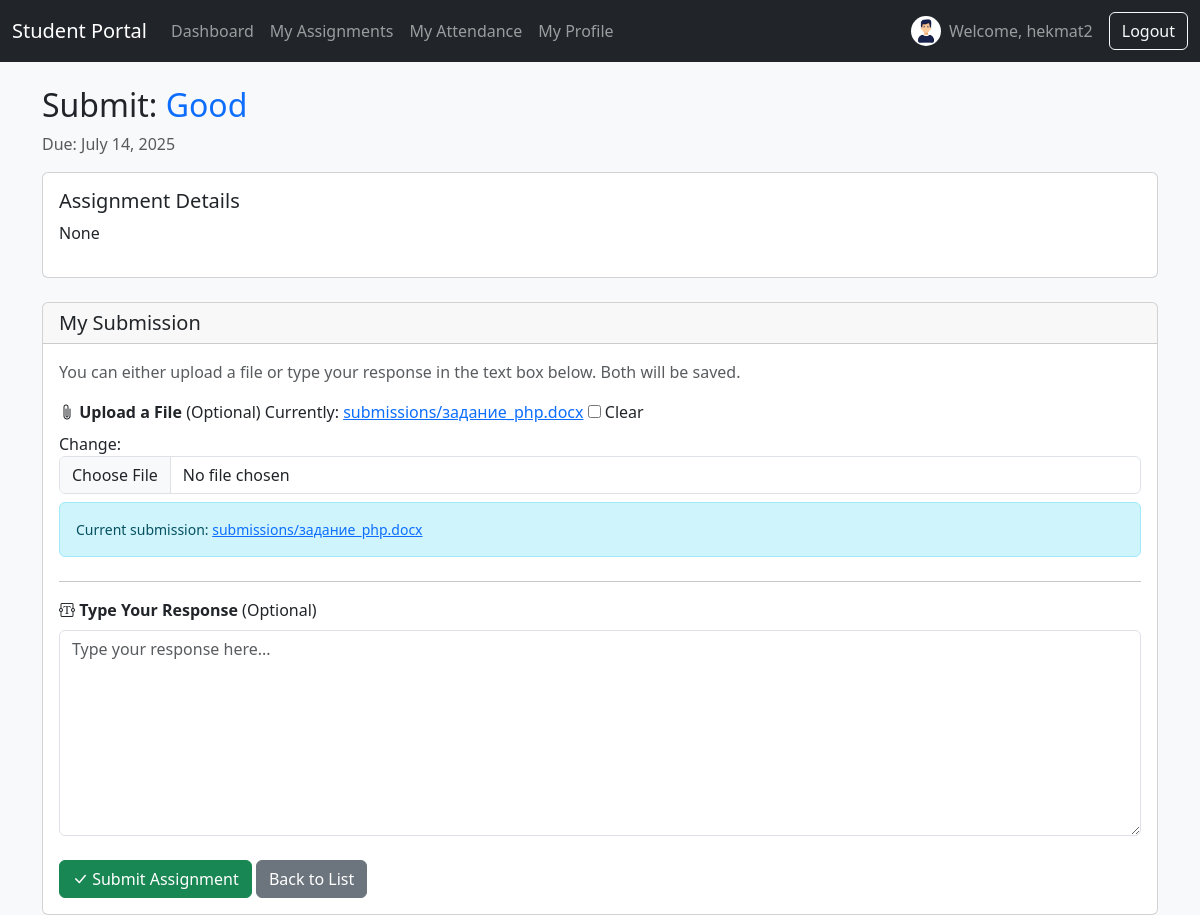
The page /portal/assignment/2/submit/ (signed in) on the database its author committed.
### students/models.py (models this page shows, shortened)
class Assignment(models.Model):
    title = models.CharField(max_length=200)
    group = models.ForeignKey(Group, on_delete=models.CASCADE, related_name='assignments')
    description = models.TextField(blank=True, null=True)
    file = models.FileField(upload_to='assignments/', blank=True, null=True)
    due_date = models.DateField(blank=True, null=True)
    created_at = models.DateTimeField(auto_now_add=True)
    class Meta:
        ordering = ['-due_date']

class Grade(models.Model):
    student = models.ForeignKey(Student, on_delete=models.CASCADE, related_name='grades')
    assignment = models.ForeignKey(Assignment, on_delete=models.CASCADE, related_name='grades')
    score = models.DecimalField(max_digits=5, decimal_places=2, blank=True, null=True)
    comment = models.TextField(blank=True, null=True)
    submission_file = models.FileField(upload_to='submissions/', blank=True, null=True)
    submission_text = models.TextField(blank=True, null=True)
    submitted_at = models.DateTimeField(null=True, blank=True)
    class Meta:
        unique_together = ('student', 'assignment') # A student gets one grade per assignment

### students/views.py (the view, shortened to what this page needs)
# urls.py: path('portal/assignment/<int:assignment_pk>/submit/', views.AssignmentSubmissionView.as_view(), name='assignment-submit'),
class AssignmentSubmissionView(StudentRequiredMixin, UpdateView):
    model = Grade
    form_class = SubmissionForm
    template_name = 'students/portal/submission_form.html'
    def get_object(self, queryset=None):
        assignment_pk = self.kwargs.get('assignment_pk')
        assignment = Assignment.objects.get(pk=assignment_pk)
        if self.student.group != assignment.group:
            from django.http import Http404
            raise Http404("Assignment not found for your group.")
        obj, created = Grade.objects.get_or_create(
            student=self.student,
            assignment=assignment,
        )
        return obj
    def get_context_data(self, **kwargs):
        context = super().get_context_data(**kwargs)
        context['assignment'] = self.object.assignment
        return context

### students/forms.py
class SubmissionForm(forms.ModelForm):
    class Meta:
        model = Grade
        fields = ['submission_file', 'submission_text']
        widgets = {
            'submission_file': forms.ClearableFileInput(attrs={'class': 'form-control'}),
            'submission_text': forms.Textarea(attrs={'class': 'form-control', 'rows': 8, 'placeholder': 'Type your response here...'}),
        }

### students/context_processors.py (called while the page is built)
def student_profile_picture(request):
    if request.user.is_authenticated and not request.user.is_superuser:
        try:
            student = Student.objects.get(user=request.user)
            return {'student_photo_url': student.photo.url}
        except Student.DoesNotExist:
            return {}
    return {}

### students/views.py (called while the page is built)
    def dispatch(self, request, *args, **kwargs):
        if not request.user.is_authenticated:
            return self.handle_no_permission()
        if request.user.is_superuser:
            messages.warning(request, "This page is for students only.")
            return redirect('dashboard')
        try:
            self.student = Student.objects.get(user=request.user)
        except Student.DoesNotExist:
            logout(request)
            messages.error(request, "Your student profile could not be found. Please contact your teacher.")
            return redirect('login')
        return super().dispatch(request, *args, **kwargs)

### students/templates/students/portal/submission_form.html (shortened to what this page needs)
{% extends 'students/base.html' %}
{% block content %}
<h2>Submit: <span class="text-primary">{{ assignment.title }}</span></h2>
<p class="text-muted">Due: {{ assignment.due_date|date:"F d, Y" }}</p>
<div class="card mb-4">
    <div class="card-body">
        <h5 class="card-title">Assignment Details</h5>
        <p>{{ assignment.description|linebreaksbr }}</p>
    </div>
</div>
<div class="card">
    <div class="card-header">
        <h5 class="mb-0">My Submission</h5>
    </div>
    <div class="card-body">
        <p class="text-muted">You can either upload a file or type your response in the text box below. Both will be saved.</p>
        <form method="post" enctype="multipart/form-data">
            <div class="mb-4">
                <label for="{{ form.submission_file.id_for_label }}" class="form-label">
                    <i class="bi bi-paperclip"></i> <strong>Upload a File</strong> (Optional)
                </label>
                {{ form.submission_file }}
                {% if object.submission_file %}
                    <div class="mt-2 alert alert-info small">
                        Current submission: <a href="{{ object.submission_file.url }}">{{ object.submission_file.name }}</a>
                    </div>
                {% endif %}
            </div>
            <hr>
            <div class="mb-3">
                <label for="{{ form.submission_text.id_for_label }}" class="form-label">
                    <i class="bi bi-textarea-t"></i> <strong>Type Your Response</strong> (Optional)
                </label>
                {{ form.submission_text }}
            </div>
            <div class="mt-4">
                <button type="submit" class="btn btn-success"><i class="bi bi-check-lg"></i> Submit Assignment</button>
                <a href="{% url 'student-assignments' %}" class="btn btn-secondary">Back to List</a>
            </div>
        </form>
    </div>
</div>
{% endblock %}

### students/templates/students/base.html (shortened to what this page needs)
<!DOCTYPE html>
<html lang="en">
  <head>
    <link
      href="https://cdn.jsdelivr.net/npm/bootstrap@5.3.2/dist/css/bootstrap.min.css"
      rel="stylesheet"
    />
    <link
      rel="stylesheet"
      href="https://cdn.jsdelivr.net/npm/bootstrap-icons@1.11.1/font/bootstrap-icons.css"
    />
  </head>
  <body class="bg-light">
    {% if user.is_authenticated %}
    <nav class="navbar navbar-expand-lg navbar-dark bg-dark">
        <div class="container-fluid">
            {% if user.is_superuser %}
                <a class="navbar-brand" href="{% url 'dashboard' %}">Teacher Dashboard</a>
            {% else %}
                <a class="navbar-brand" href="{% url 'student-dashboard' %}">Student Portal</a>
            {% endif %}
            <div class="collapse navbar-collapse" id="navbarNav">
                <ul class="navbar-nav me-auto mb-2 mb-lg-0">
                    {% if user.is_superuser %}
                        <li class="nav-item">
                            <a class="nav-link" href="{% url 'student-list' %}">Students</a>
                        </li>
                        <li class="nav-item">
                            <a class="nav-link" href="{% url 'group-list' %}">Groups</a>
                        </li>
                        <li class="nav-item">
                            <a class="nav-link" href="{% url 'assignment-list' %}">Assignments</a>
                        </li>
                        <li class="nav-item">
                            <a class="nav-link" href="{% url 'announcement-list' %}">Announcements</a>
                        </li>
                        <li class="nav-item">
                            <a class="nav-link" href="{% url 'attendance' %}">Attendance</a>
                        </li>
                    {% else %}
                        <li class="nav-item">
                            <a class="nav-link" href="{% url 'student-dashboard' %}">Dashboard</a>
                        </li>
                        <li class="nav-item">
                            <a class="nav-link" href="{% url 'student-assignments' %}">My Assignments</a>
                        </li>
                        <li class="nav-item">
                            <a class="nav-link" href="{% url 'student-attendance' %}">My Attendance</a>
                        </li>
                        <li class="nav-item">
                            <a class="nav-link" href="{% url 'student-profile' %}">My Profile</a>
                        </li>
                    {% endif %}
                </ul>
                {% if user.is_superuser %}
                    <span class="navbar-text me-3">
                        Welcome, {{ user.username }}
                    </span>
                {% else %}
                    <span class="navbar-text me-3 d-flex align-items-center">
                        {% if student_photo_url %}
                            <img src="{{ student_photo_url }}" class="rounded-circle me-2" alt="{{ user.username }}" width="30" height="30" style="object-fit: cover;">
                        {% endif %}
                        Welcome, {{ user.username }}
                    </span>
                {% endif %}
                <form action="{% url 'logout' %}" method="post" class="d-flex">
                    <button type="submit" class="btn btn-outline-light">Logout</button>
                </form>
            </div>
        </div>
    </nav>
    {% endif %}
    <main class="container mt-4">
       {% block content %}{% endblock %}
    </main>
  </body>
</html>

### rows shown on the page
Assignment: title "Good", due_date "July 14, 2025", description "None"
Grade: submission_file.name "submissions/задание_php.docx"

### other values the page prints
{{ user.username }} "hekmat2"
